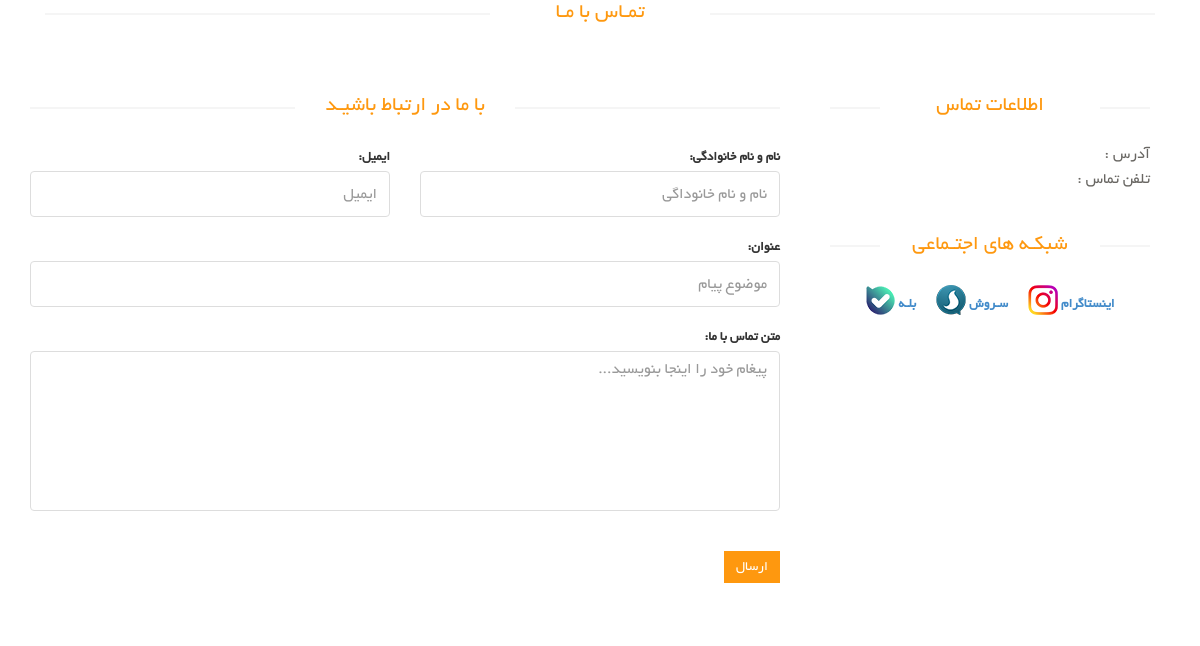
The page /contact-us/ on the database as committed earlier.
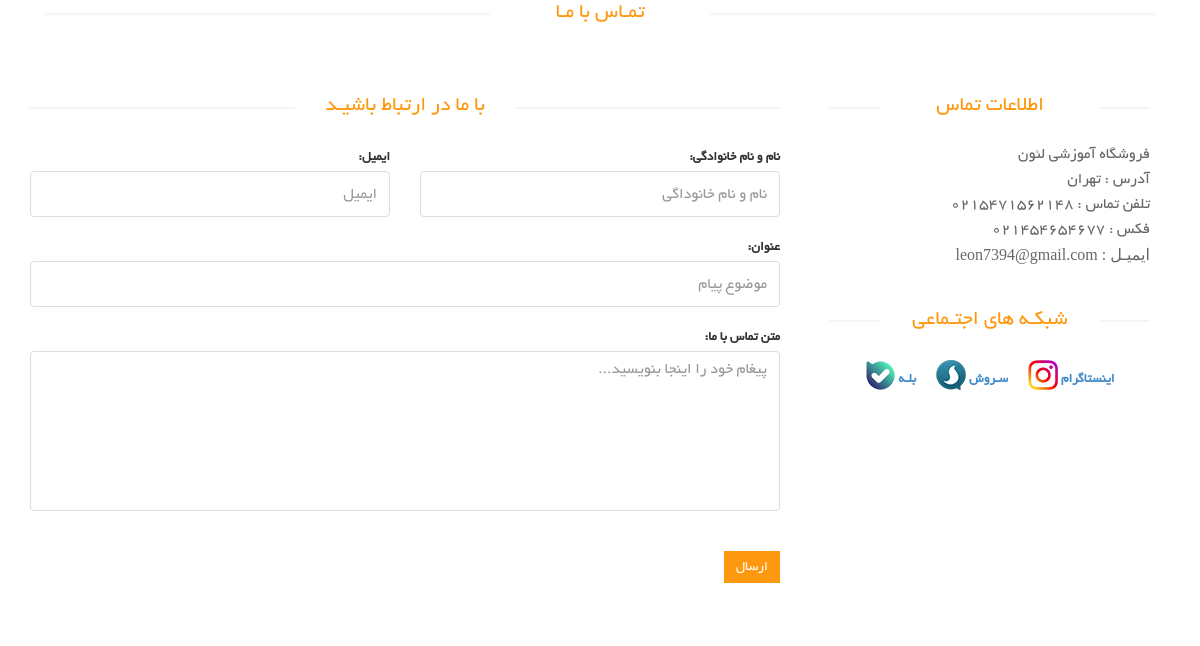
The same page on the database as committed later.
### site_module/models.py (models this page shows, shortened)
class SiteSetting(models.Model):
    site_name = models.CharField(max_length=200, verbose_name='نام سایت')
    site_url = models.CharField(max_length=200, verbose_name='دامنه سایت')
    address = models.CharField(max_length=200, verbose_name='آدرس')
    phone = models.CharField(max_length=200, null=True, blank=True, verbose_name='تلفن')
    fax = models.CharField(max_length=200, null=True, blank=True, verbose_name='فکس')
    email = models.CharField(max_length=200, null=True, blank=True, verbose_name='ایمیل')
    copy_right = models.TextField(verbose_name='متن کپی رایت سایت')
    about_us_text = models.TextField(verbose_name='متن درباره ما سایت')
    site_logo = models.ImageField(upload_to='images/site-setting/', verbose_name='لوگو سایت')
    is_main_setting = models.BooleanField(verbose_name='تنظیمات اصلی')
    class Meta:
        verbose_name = 'تنظیمات سایت'
        verbose_name_plural = 'تنظیمات'

### contact_module/views.py (the view)
# urls.py: path('', views.ContactUsView.as_view(),  name = 'contact_us_page'),
class ContactUsView(CreateView):
    template_name = 'contact_module/contact_page.html'
    form_class = ContactUsModelForm
    success_url = '/'
    def get_context_data(self, *args, **kwargs):
        context = super().get_context_data(*args, **kwargs)
        setting = SiteSetting.objects.filter(is_main_setting=True).first()
        context['site_setting'] = setting
        return context

### contact_module/forms.py
class ContactUsModelForm(forms.ModelForm):
    class Meta:
        model = ContactUs
        fields = ['full_name', 'email', 'title', 'message']
        widgets = {
            'full_name': forms.TextInput(attrs={'class': 'form-control', 'placeholder': 'نام و نام خانوداگی'}),
            'email': forms.EmailInput(attrs={'class': 'form-control', 'placeholder': 'ایمیل'}),
            'title': forms.TextInput(attrs={'class': 'form-control', 'placeholder': 'موضوع پیام'}),
            'message': forms.Textarea(attrs={'class': 'form-control', 'id': 'message', 'placeholder': 'پیغام خود را اینجا بنویسید...'}),
        }
        error_messages = {
            'full_name': {
                'required': 'لطفا نام و نام خانوادگی خود را وارد نمایید',
            },
            'email': {
                'required': 'لطفا ایمیل خود را وارد نمایید'
            },
            'title': {
                'required': 'لطفا موضوع پیام خود را وارد نمایید'
            },
            'message': {
                'required': 'لطفا پیام خود را وارد نمایید'
            }
        }

### contact_module/templates/contact_module/contact_page.html (shortened to what this page needs)
{% extends 'shared/_layout.html' %}
{% block content %}
    <div id="contact-page" class="container">
        <div class="bg">
            <div class="row">
                <div class="container">
                    <div class="col-sm-12" style="overflow: hidden; margin-bottom: 40px">
                        <h2 class="title text-center">تمـاس با مـا</h2>
                    </div>
                </div>
            </div>
            <div class="row">
                <div class="col-sm-8">
                    <div class="contact-form">
                        <h2 class="title text-center">با ما در ارتباط باشیـد</h2>
                        <form id="main-contact-form" class="contact-form row" name="contact-form" method="post"
                              novalidate action="{% url 'contact_us_page' %}">
                            <div class="form-group col-md-6">
                                {{ form.email.label_tag }}
                                {{ form.email }}
                            </div>
                            <div class="form-group col-md-6">
                                {{ form.full_name.label_tag }}
                                {{ form.full_name }}
                            </div>
                            <div class="form-group col-md-12">
                                {{ form.title.label_tag }}
                                {{ form.title }}
                            </div>
                            <div class="form-group col-md-12">
                                {{ form.message.label_tag }}
                                {{ form.message }}
                            </div>
                            <div class="form-group col-md-12">
                                <button type="submit" class="btn btn-primary pull-right">ارسال</button>
                            </div>
                        </form>
                    </div>
                </div>
                <div class="col-sm-4">
                    <div class="contact-info">
                        <h2 class="title text-center">اطلاعات تماس</h2>
                        <address>
                            <p>{{ site_setting.site_name }}</p>
                            <p>آدرس : {{ site_setting.address }}</p>
                            <p>تلفن تماس : {{ site_setting.phone}}</p>
                            {% if site_setting.fax %}
                            	<p>فکس : {{ site_setting.fax}}</p>
                            {% endif %}
                            {% if site_setting.email %}
                            	<p style="font-family: tahoma;">ایمیـل : {{ site_setting.email}}</p>
                            {% endif %}
                        </address>
                        <div class="social-networks">
                            <h2 class="title text-center">شبکـه های اجتـماعی</h2>
                            <span class="socials-share share">
									<ul>
										<a href="#">
											<li>
												<label>بلـه</label>
												<img src="/static/images/product-details/Bale.png"/>
											</li>
										</a>
										<a href="#">
											<li>
												<label>سـروش</label>
												<img src="/static/images/product-details/Soroush.png"/>
											</li>
										</a>
										<a href="#">
											<li>
												<label>اینستاگرام</label>
												<img src="/static/images/product-details/Instagram.png"/>
											</li>
										</a>
									</ul>
								</span>
                        </div>
                    </div>
                </div>
            </div>
        </div>
    </div>
{% endblock %}

Rows that differ between the two databases and show on the page:
added SiteSetting: site_name "فروشگاه آموزشی لئون", address "تهران", phone "0215471562148", fax "021454654677", email "leon7394@gmail.com"
Other text that changed with them:
text now shown: "فکس : ایمیـل :"
